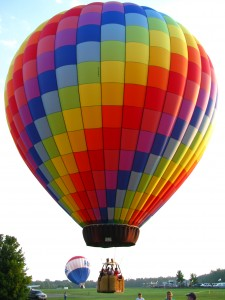
#> input picture Day02 Fruit Recon/python_module/images/balloon.jpg, 225 x 300 px
$ jupyter execute --allow-errors skimage_explains.ipynb
#> lines starting #> are read from the running program, lines starting #| are printed output that depends on the picture
ကျတော်တို့ matlab နဲ့ opencv python မှာ image processing တွေလုပ်ခဲ့ပါတယ်။  feature extraction, classifier တည်ဆောက်ခြင်း testing ပြုလုပ်ခြင်းတွေလည်းလုပ်ပြခဲ့ပါတယ်။ ဒါတွေကို python opencv သက်သက်နဲ့ ပြုလုပ်မယ်ဆိုရင် ရှည်လျားထွေပြားနေပါမယ်။ အဲ့တော့ python module တွေသုံးပြီး pre-processing လို့ခေါ်တဲ့ blur,shapen တို့ နောက် post processing လို့ခေါ်တဲ့ morph operator တွေဖြစ်တဲ့ dilate တို eurode တို့လိုမျိုး processing တွေကို sci kit image လို့ခေါ်တဲ့ image processing module ကိုသုံးပြီး လွယ်လွယ်ကူကူလုပ်လို့ရပါတယ်။ သူ့ကို python ရဲ့ superset တစ်ခုဖြစ်တဲ့ cython လို့ခေါ်တဲ့ compile language နဲ့ ရေးထားတာမို့ python ထက်မြန်ပါတယ်။ ဒီ sci kit image module ကို ယူသုံးပြီး လွယ်ကူလျင်မြန်စွာ image processing လုပ်ကြည့်ရအောင်။
https://scikit-image.org/docs/stable/auto_examples/

skimage ထဲက io ကတော့ images တွေကို format အမျိုမျိုးနဲ့ read/write လုပ်ပေးနိုင်ပါတယ်။ ထုံစံအတိုင်း matplotlib တော့သုံးလိုက်မယ်။ image ဖတ်ဖို့ကတော့ imread ပါပဲ။ gray image အတွက်ဆို တခါထဲ as_gray flag ထည့်လို့ရပါတယ်။

[cell 1]
from skimage import io
from matplotlib import pyplot as plt

img = io.imread("images/balloon.jpg", as_gray=True)
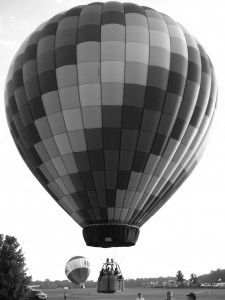
#> img: shape (300, 225) float64; min 0.0331, max 1, mean 0.572
#img = io.imread("images/balloon.jpg")

plt.imshow(img,cmap="gray")
#plt.imshow(img)

[cell 2]
from skimage import io
from matplotlib import pyplot as plt

img = io.imread("images/balloon.jpg", as_gray=True)

from skimage.transform import rescale, resize, downscale_local_mean

rescaled_img = rescale(img, 1.0/2.0, anti_aliasing=True)
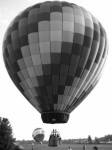
#> rescaled_img: shape (150, 112) float64; min 0.0421, max 1, mean 0.573
resized_img = resize(img, (200,200), anti_aliasing=True)
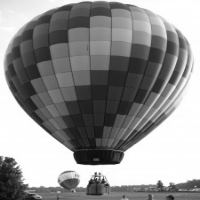
#> resized_img: shape (200, 200) float64; min 0.0381, max 1, mean 0.572
downscaled_img = downscale_local_mean(img, (4,3))
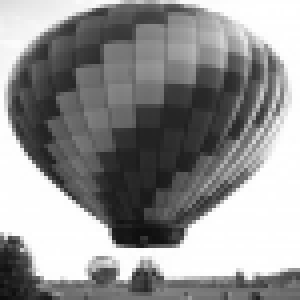
#> downscaled_img: shape (75, 75) float64 (shown 4 times larger); min 0.0543, max 1, mean 0.572
#plt.imshow(rescaled_img,cmap='gray')
#plt.imshow(resized_img, cmap='gray')
#plt.imshow(downscaled_img, cmap='gray')

#> (a cell that did not finish here is left out)

edge detection နဲ့ deconvolution
ရှေ့သင်ခန်းစာမှာတုန်းက kernel matrix လေးတွေကိုသုံးပြီး input image ကို convolution လုပ်ခဲ့ပါတယ်။ input image ကို ဘယ်မှညာ အထက်မှအောက် matrix တစ်ခုနဲ့ တွက်ချက်ခဲ့ကြတာဖြစ်ပါတယ်။matlab, python တို့နဲ့ဥပမာပြခဲ့တဲ့ blur တို့ sharpen တို့လုပ်ခဲ့တာ မေ့သွားရင် ပြန်ကြည့်ပါ။
အဲ့လို enhance လုပ်ထားတဲ့ blur တို့ ဘာတို့ကို ပြန် remove လုပ်တာကို deconvolution လုပ်တာပါပဲ

[cell 4]
#entropy threshold
import matplotlib.pyplot as plt
from skimage import io, restoration
from skimage.filters.rank import entropy
from skimage.morphology import disk

img = io.imread("images/balloon.jpg")
#> img: shape (300, 225, 3)
#> (the rest of this cell did not finish here and is left out)

[cell 5]
# edge detect
from skimage import io
from skimage import data
from matplotlib import pyplot as plt

#img = io.imread("../images/test_image_cropped.jpg", as_gray=True)
img = data.coins()
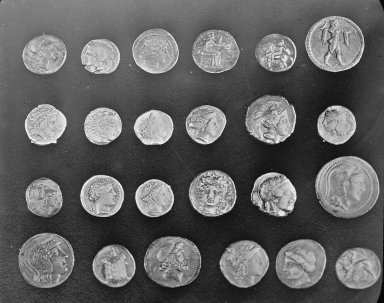
#> input picture skimage.data.coins(), 384 x 303 px
#> img is the input picture: shape (303, 384); min 1, max 252, mean 96.9
from skimage.filters import roberts, sobel, scharr, prewitt

edge_roberts = roberts(img)
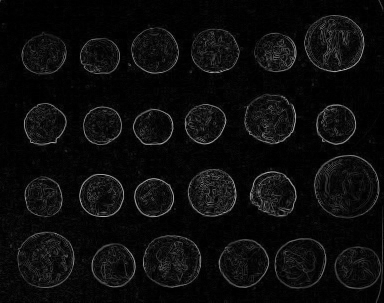
#> edge_roberts: shape (303, 384) float64; min 0, max 0.693, mean 0.0499
plt.imshow(img, cmap='gray')
plt.imshow(edge_roberts, cmap='gray')

[cell 6]
# edge detect
from skimage import io
from matplotlib import pyplot as plt

#img = io.imread("../images/test_image_cropped.jpg", as_gray=True)
img = data.coins()
from skimage.filters import roberts, sobel, scharr, prewitt

edge_roboerts = roberts(img)
edge_sobel = sobel(img)
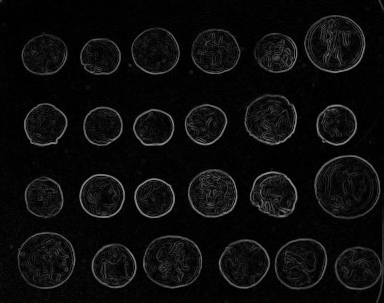
#> edge_sobel: shape (303, 384) float64; min 0, max 0.59, mean 0.0492
edge_scharr = scharr(img)
edge_prewitt = prewitt(img)

_, axes = plt.subplots(nrows=2, ncols=2, figsize=(8,8))
ax = axes.ravel()

ax[0].imshow(img, cmap=plt.cm.gray)
ax[0].set_title('Original image')

ax[1].imshow(edge_sobel, cmap=plt.cm.gray)
ax[1].set_title('Sobel')

ax[2].imshow(edge_scharr, cmap=plt.cm.gray)
ax[2].set_title('scharr')

ax[3].imshow(edge_prewitt, cmap=plt.cm.gray)
ax[3].set_title('prewitt')

for a in ax:
    a.axis('off')

plt.tight_layout()
plt.show()

[cell 7]
# canny
from skimage.feature import canny
edge_canny = canny(img, sigma = 2)
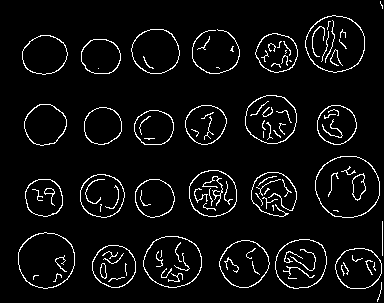
#> edge_canny: shape (303, 384) bool; 5.4% white in thin lines or dots
plt.imshow(edge_canny)
